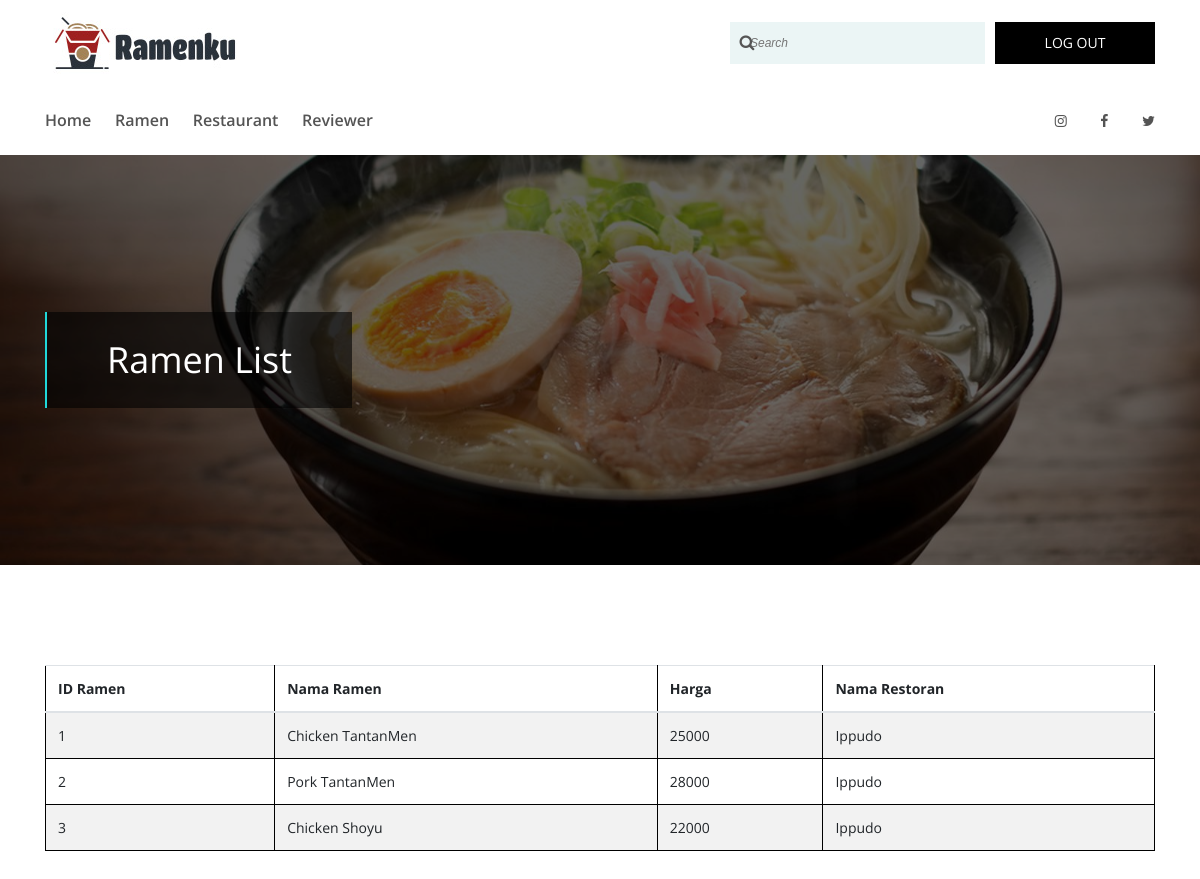
Before: /view/Admin/ramen-review.php with the older database file.
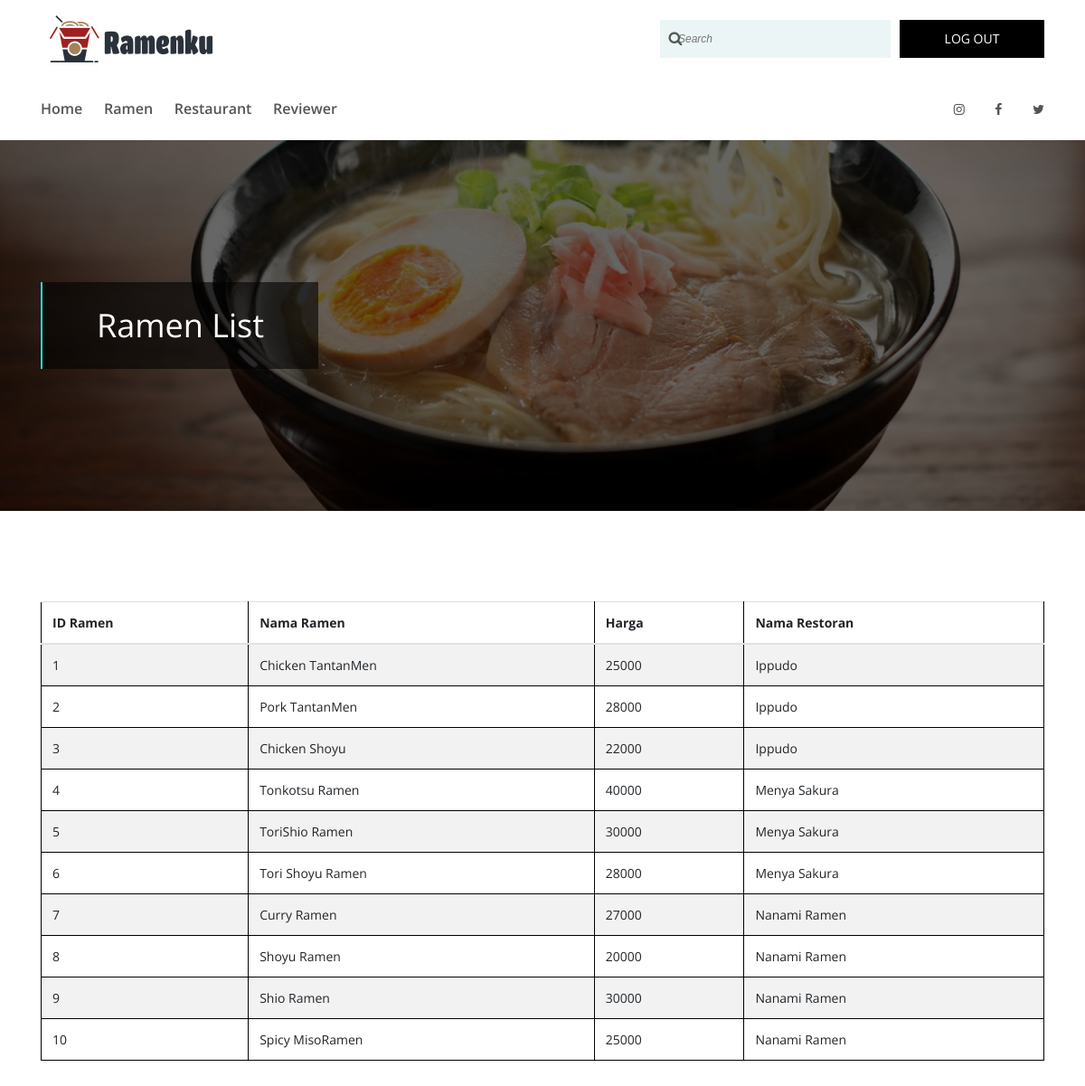
After: the same page with the newer database file.
### tables this page shows
CREATE TABLE `dibuatdi` (
  `idRamen` int(20) NOT NULL,
  `idRestoran` int(20) NOT NULL
);

CREATE TABLE `ramen` (
  `idRamen` int(20) NOT NULL,
  `namaRamen` varchar(20) NOT NULL,
  `harga` int(20) NOT NULL
);

CREATE TABLE `restoran` (
  `idRestoran` int(20) NOT NULL,
  `idKota` int(20) NOT NULL,
  `namaRestoran` varchar(100) NOT NULL
);

### view/Admin/ramen-review.php (the view, shortened to what this page needs)
<?php
    include ("../../controller/db_connect.php")
?>
<!DOCTYPE html>
<html lang="en">
<head>
    <link rel="stylesheet" href="../lib/admin/style.css">
</head>
<body>
    <header class="header-area wow fadeInDown" data-wow-delay="500ms">
        <div class="top-header-area">
            <div class="container h-100">
                <div class="row h-100 align-items-center">
                    <div class="col-12 d-flex align-items-center justify-content-between">
                        <div class="logo">
                            <a href="admin.php"><img src="../lib/admin/img/core-img/Ramenku.jpg" alt=""></a>
                        </div>
                        <div class="search-login-area d-flex align-items-center">
                            <div class="top-search-area">
                                <form action="#" method="post">
                                    <input type="search" name="top-search" id="topSearch" placeholder="Search">
                                    <button type="submit" class="btn"><i class="fa fa-search"></i></button>
                                </form>
                            </div>
                            <div class="login-area">
                                <a href="../index.php"><span>LOG OUT</span> <i class="fa fa-lock" aria-hidden="true"></i></a>
                            </div>
                        </div>
                    </div>
                </div>
            </div>
        </div>
        <div class="egames-main-menu" id="sticker">
            <div class="classy-nav-container breakpoint-off">
                <div class="container">
                    <nav class="classy-navbar justify-content-between" id="egamesNav">
                        <div class="classy-menu">
                            <div class="classynav">
                                <ul>
                                    <li><a href="admin.php">Home</a></li>
                                    <li><a href="ramen-review.php">Ramen</a></li>
                                    <li><a href="restaurant-review.php">Restaurant</a></li>
                                    <li><a href="reviewer.php">Reviewer</a></li>
                                </ul>
                            </div>
                        </div>
                        <div class="top-social-info">
                            <a href="#" data-toggle="tooltip" data-placement="top" title="Pinterest"><i class="fa fa-instagram" aria-hidden="true"></i></a>
                            <a href="#" data-toggle="tooltip" data-placement="top" title="Facebook"><i class="fa fa-facebook" aria-hidden="true"></i></a>
                            <a href="#" data-toggle="tooltip" data-placement="top" title="Twitter"><i class="fa fa-twitter" aria-hidden="true"></i></a>
                        </div>
                    </nav>
                </div>
            </div>
        </div>
    </header>
    <div class="breadcrumb-area bg-img bg-overlay" style="background-image: url(../lib/admin/img/bg-img/carousel1.jpg);">
        <div class="container h-100">
            <div class="row h-100 align-items-center">
                <div class="col-12">
                    <div class="breadcrumb-text">
                        <h2>Ramen List</h2>
                    </div>
                </div>
            </div>
        </div>
    </div>
    <section class="game-review-area section-padding-100">
        <div class="container">
            <div class="row">
                <div class="col-12">
                    <div>
                        <table class="table table-hover table-striped" id="table_ramen">
                            <thead>
                                <tr>
                                    <th>ID Ramen</th>
                                    <th>Nama Ramen</th>
                                    <th>Harga</th>
                                    <th>Nama Restoran</th>
                                </tr>
                            </thead>
                            <tbody>
                                <?php
                                    $sql = "select * from ramen
                                                inner join dibuatdi on ramen.idRamen = dibuatdi.idRamen
                                                inner join restoran on restoran.idRestoran = dibuatdi.idRestoran";
                                    $resultRamenList = mysqli_query($connection, $sql);
                                    while ($row = mysqli_fetch_array($resultRamenList)) {
                                        echo "<tr>";
                                        echo "<td>" . $row['idRamen'] . "</td>";
                                        echo "<td>" . $row['namaRamen'] . "</td>";
                                        echo "<td>" . $row['harga'] . "</td>";
                                        echo "<td>" . $row['namaRestoran'] . "</td>";
                                        echo "</tr>";
                                    }
                                ?>
                            </tbody>
                        </table>
                    </div>
                </div>
            </div>
        </div>
    </section>
</body>
</html>

Changed rows visible on the page:
added dibuatdi: idRamen "4", idRamen.namaRamen "Tonkotsu Ramen", idRamen.harga "40000", idRestoran.namaRestoran "Menya Sakura"
added dibuatdi: idRamen "5", idRamen.namaRamen "ToriShio Ramen", idRamen.harga "30000", idRestoran.namaRestoran "Menya Sakura"
added dibuatdi: idRamen "6", idRamen.namaRamen "Tori Shoyu Ramen", idRamen.harga "28000", idRestoran.namaRestoran "Menya Sakura"
added dibuatdi: idRamen "7", idRamen.namaRamen "Curry Ramen", idRamen.harga "27000", idRestoran.namaRestoran "Nanami Ramen"
added dibuatdi: idRamen "8", idRamen.namaRamen "Shoyu Ramen", idRamen.harga "20000", idRestoran.namaRestoran "Nanami Ramen"
added dibuatdi: idRamen "9", idRamen.namaRamen "Shio Ramen", idRamen.harga "30000", idRestoran.namaRestoran "Nanami Ramen"
added dibuatdi: idRamen "10", idRamen.namaRamen "Spicy MisoRamen", idRamen.harga "25000", idRestoran.namaRestoran "Nanami Ramen"
